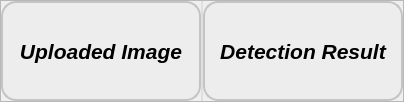
                <widget class="QFrame" name="Result_QF">
                 <property name="styleSheet">
                  <string notr="true"/>
                 </property>
                 <property name="frameShape">
                  <enum>QFrame::StyledPanel</enum>
                 </property>
                 <property name="frameShadow">
                  <enum>QFrame::Raised</enum>
                 </property>
                 <layout class="QVBoxLayout" name="verticalLayout_16">
                  <property name="spacing">
                   <number>0</number>
                  </property>
                  <property name="leftMargin">
                   <number>0</number>
                  </property>
                  <property name="topMargin">
                   <number>0</number>
                  </property>
                  <property name="rightMargin">
                   <number>0</number>
                  </property>
                  <property name="bottomMargin">
                   <number>0</number>
                  </property>
                  <item>
                   <widget class="QSplitter" name="splitter">
                    <property name="styleSheet">
                     <string notr="true">#splitter::handle{background: 1px solid  rgba(200, 200, 200,100);}</string>
                    </property>
                    <property name="orientation">
                     <enum>Qt::Horizontal</enum>
                    </property>
                    <property name="handleWidth">
                     <number>2</number>
                    </property>
                    <widget class="QLabel" name="pre_video">
                     <property name="minimumSize">
                      <size>
                       <width>200</width>
                       <height>100</height>
                      </size>
                     </property>
                     <property name="font">
                      <font>
                       <family>Segoe UI</family>
                       <pointsize>16</pointsize>
                       <italic>true</italic>
                       <bold>true</bold>
                      </font>
                     </property>
                     <property name="styleSheet">
                      <string notr="true">color: black;
font: 700 16pt &quot;Segoe UI&quot;;
background-color: rgb(237, 237, 237);
border:2px solid rgb(196, 196, 196);
border-radius:15px</string>
                     </property>
                     <property name="text">
                      <string>Uploaded Image</string>
                     </property>
                     <property name="alignment">
                      <set>Qt::AlignCenter</set>
                     </property>
                     <property name="wordWrap">
                      <bool>false</bool>
                     </property>
                     <property name="indent">
                      <number>0</number>
                     </property>
                    </widget>
                    <widget class="QLabel" name="res_video">
                     <property name="minimumSize">
                      <size>
                       <width>200</width>
                       <height>100</height>
                      </size>
                     </property>
                     <property name="font">
                      <font>
                       <family>Segoe UI</family>
                       <pointsize>16</pointsize>
                       <italic>true</italic>
                       <bold>true</bold>
                      </font>
                     </property>
                     <property name="styleSheet">
                      <string notr="true">color: black;
font: 700 16pt &quot;Segoe UI&quot;;
background-color: rgb(237, 237, 237);
border:2px solid rgb(196, 196, 196);
border-radius:15px</string>
                     </property>
                     <property name="text">
                      <string>Detection Result</string>
                     </property>
                     <property name="alignment">
                      <set>Qt::AlignCenter</set>
                     </property>
                     <property name="wordWrap">
                      <bool>false</bool>
                     </property>
                     <property name="indent">
                      <number>0</number>
                     </property>
                    </widget>
                   </widget>
                  </item>
                 </layout>
                </widget>
